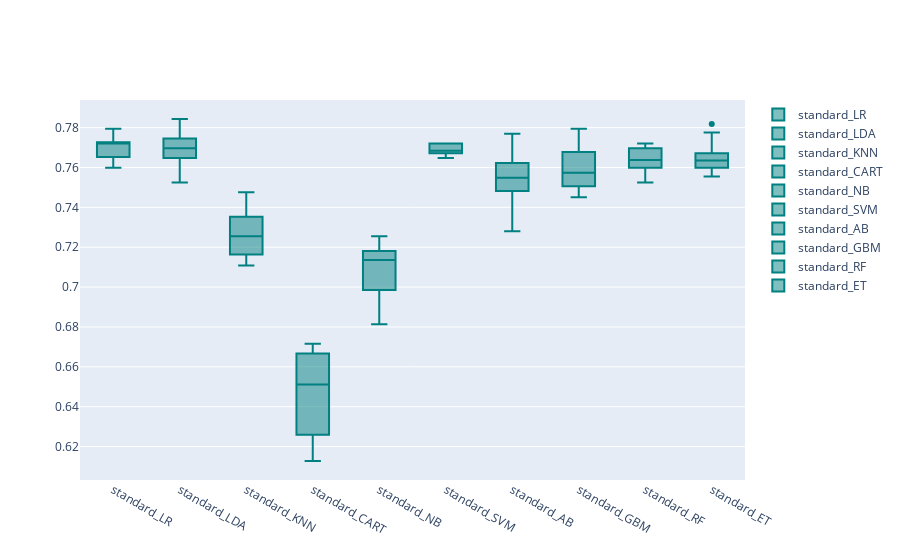

The cell this chart's notebook holds for it:
### Markdown cell above
## 4.1.2 standard 标准化 Scaling method(第一次校正模型后的accuracy)

---

### Code cell
## 选择standard标准化的方法，对x进行标准化
models = GetScaledModel('standard')
names,results = BasedLine2(X_train_smo, y_train_smo, models)
PlotBoxR().PlotResult(names, results)

### Figure 1 — Plotly figure (JSON) as saved in the notebook; plotly's stock layout.template omitted (floating-point values rounded to 4 significant figures)
{"data": [{"marker": {"color": "rgb(0, 128, 128)"}, "name": "standard_LR", "y": [0.7726, 0.7653, 0.7623, 0.7721, 0.7721, 0.7745, 0.7696, 0.7598, 0.7794, 0.7721], "type": "box"}, {"marker": {"color": "rgb(0, 128, 128)"}, "name": "standard_LDA", "y": [0.7726, 0.7653, 0.7623, 0.7745, 0.7721, 0.777, 0.7647, 0.7525, 0.7843, 0.7672], "type": "box"}, {"marker": {"color": "rgb(0, 128, 128)"}, "name": "standard_KNN", "y": [0.7384, 0.7164, 0.7132, 0.7255, 0.7475, 0.7304, 0.723, 0.7255, 0.7108, 0.7353], "type": "box"}, {"marker": {"color": "rgb(0, 128, 128)"}, "name": "standard_CART", "y": [0.6528, 0.6259, 0.6152, 0.6618, 0.6667, 0.6667, 0.6495, 0.6127, 0.6422, 0.6716], "type": "box"}, {"marker": {"color": "rgb(0, 128, 128)"}, "name": "standard_NB", "y": [0.7115, 0.7237, 0.6814, 0.701, 0.7255, 0.7181, 0.6985, 0.6985, 0.7157, 0.7181], "type": "box"}, {"marker": {"color": "rgb(0, 128, 128)"}, "name": "standard_SVM", "y": [0.7702, 0.7653, 0.7672, 0.7672, 0.7721, 0.7647, 0.7672, 0.7721, 0.7696, 0.7721], "type": "box"}, {"marker": {"color": "rgb(0, 128, 128)"}, "name": "standard_AB", "y": [0.7482, 0.7531, 0.7549, 0.7598, 0.7549, 0.777, 0.7279, 0.7426, 0.7745, 0.7623], "type": "box"}, {"marker": {"color": "rgb(0, 128, 128)"}, "name": "standard_GBM", "y": [0.7677, 0.7506, 0.7475, 0.7525, 0.7623, 0.7598, 0.7451, 0.7549, 0.7696, 0.7794], "type": "box"}, {"marker": {"color": "rgb(0, 128, 128)"}, "name": "standard_RF", "y": [0.7653, 0.7555, 0.7525, 0.7721, 0.7598, 0.7696, 0.7623, 0.7672, 0.7623, 0.7721], "type": "box"}, {"marker": {"color": "rgb(0, 128, 128)"}, "name": "standard_ET", "y": [0.7775, 0.7555, 0.7574, 0.7819, 0.7672, 0.7647, 0.7598, 0.7623, 0.7598, 0.7672], "type": "box"}], "layout": {}}
